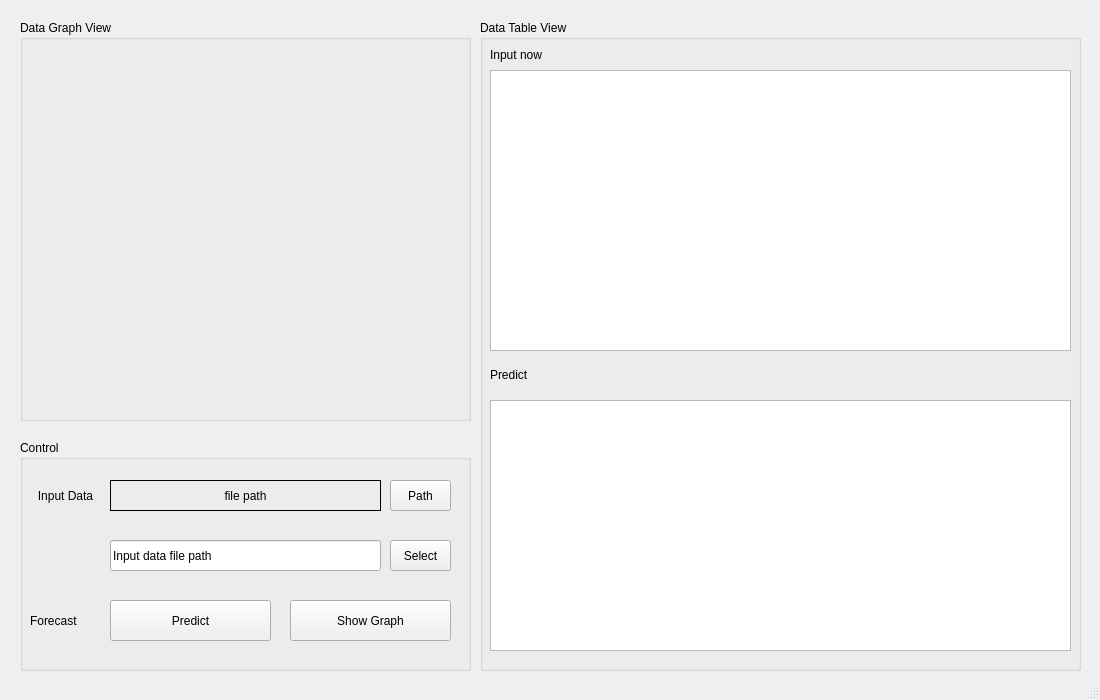
<?xml version="1.0" encoding="UTF-8"?>
<ui version="4.0">
 <class>TSF_Model_Client</class>
 <widget class="QMainWindow" name="TSF_Model_Client">
  <property name="enabled">
   <bool>true</bool>
  </property>
  <property name="geometry">
   <rect>
    <x>0</x>
    <y>0</y>
    <width>1100</width>
    <height>700</height>
   </rect>
  </property>
  <property name="minimumSize">
   <size>
    <width>1100</width>
    <height>700</height>
   </size>
  </property>
  <property name="maximumSize">
   <size>
    <width>1100</width>
    <height>700</height>
   </size>
  </property>
  <property name="windowTitle">
   <string>MainWindow</string>
  </property>
  <widget class="QWidget" name="centralwidget">
   <widget class="QWidget" name="verticalLayoutWidget">
    <property name="geometry">
     <rect>
      <x>20</x>
      <y>20</y>
      <width>451</width>
      <height>401</height>
     </rect>
    </property>
    <layout class="QVBoxLayout" name="graph_Layout">
     <item>
      <widget class="QGroupBox" name="data_graph_view">
       <property name="title">
        <string>Data Graph View</string>
       </property>
      </widget>
     </item>
    </layout>
   </widget>
   <widget class="QWidget" name="verticalLayoutWidget_2">
    <property name="geometry">
     <rect>
      <x>480</x>
      <y>20</y>
      <width>601</width>
      <height>651</height>
     </rect>
    </property>
    <layout class="QVBoxLayout" name="verticalLayout_2">
     <item>
      <widget class="QGroupBox" name="data_table_view">
       <property name="title">
        <string>Data Table View</string>
       </property>
       <widget class="QLabel" name="input_now">
        <property name="geometry">
         <rect>
          <x>10</x>
          <y>20</y>
          <width>67</width>
          <height>30</height>
         </rect>
        </property>
        <property name="text">
         <string>Input now</string>
        </property>
       </widget>
       <widget class="QLabel" name="predict_table_label">
        <property name="geometry">
         <rect>
          <x>10</x>
          <y>340</y>
          <width>67</width>
          <height>30</height>
         </rect>
        </property>
        <property name="text">
         <string>Predict</string>
        </property>
       </widget>
       <widget class="QTableWidget" name="input_tableView">
        <property name="geometry">
         <rect>
          <x>10</x>
          <y>50</y>
          <width>581</width>
          <height>281</height>
         </rect>
        </property>
       </widget>
       <widget class="QTableWidget" name="predict_tableView">
        <property name="geometry">
         <rect>
          <x>10</x>
          <y>380</y>
          <width>581</width>
          <height>251</height>
         </rect>
        </property>
       </widget>
      </widget>
     </item>
    </layout>
   </widget>
   <widget class="QWidget" name="verticalLayoutWidget_3">
    <property name="geometry">
     <rect>
      <x>20</x>
      <y>440</y>
      <width>451</width>
      <height>231</height>
     </rect>
    </property>
    <layout class="QVBoxLayout" name="verticalLayout_3">
     <item>
      <widget class="QGroupBox" name="Control">
       <property name="title">
        <string>Control</string>
       </property>
       <widget class="QPushButton" name="select">
        <property name="geometry">
         <rect>
          <x>370</x>
          <y>100</y>
          <width>61</width>
          <height>31</height>
         </rect>
        </property>
        <property name="text">
         <string>Select</string>
        </property>
       </widget>
       <widget class="QLineEdit" name="path_edit">
        <property name="geometry">
         <rect>
          <x>90</x>
          <y>100</y>
          <width>271</width>
          <height>31</height>
         </rect>
        </property>
        <property name="text">
         <string>Input data file path</string>
        </property>
       </widget>
       <widget class="QPushButton" name="Path_btn">
        <property name="geometry">
         <rect>
          <x>370</x>
          <y>40</y>
          <width>61</width>
          <height>31</height>
         </rect>
        </property>
        <property name="text">
         <string>Path</string>
        </property>
       </widget>
       <widget class="QLabel" name="input_data_label">
        <property name="geometry">
         <rect>
          <x>10</x>
          <y>40</y>
          <width>71</width>
          <height>31</height>
         </rect>
        </property>
        <property name="contextMenuPolicy">
         <enum>Qt::ContextMenuPolicy::PreventContextMenu</enum>
        </property>
        <property name="text">
         <string>Input Data</string>
        </property>
        <property name="alignment">
         <set>Qt::AlignmentFlag::AlignCenter</set>
        </property>
       </widget>
       <widget class="QPushButton" name="predict">
        <property name="geometry">
         <rect>
          <x>90</x>
          <y>160</y>
          <width>161</width>
          <height>41</height>
         </rect>
        </property>
        <property name="text">
         <string>Predict</string>
        </property>
       </widget>
       <widget class="QLabel" name="forecast">
        <property name="geometry">
         <rect>
          <x>10</x>
          <y>160</y>
          <width>71</width>
          <height>41</height>
         </rect>
        </property>
        <property name="text">
         <string>Forecast</string>
        </property>
       </widget>
       <widget class="QPushButton" name="show_graph_btn">
        <property name="geometry">
         <rect>
          <x>270</x>
          <y>160</y>
          <width>161</width>
          <height>41</height>
         </rect>
        </property>
        <property name="text">
         <string>Show Graph</string>
        </property>
       </widget>
       <widget class="QLabel" name="edit_path_print">
        <property name="geometry">
         <rect>
          <x>90</x>
          <y>40</y>
          <width>271</width>
          <height>31</height>
         </rect>
        </property>
        <property name="frameShape">
         <enum>QFrame::Shape::Box</enum>
        </property>
        <property name="text">
         <string>file path</string>
        </property>
        <property name="alignment">
         <set>Qt::AlignmentFlag::AlignCenter</set>
        </property>
       </widget>
      </widget>
     </item>
    </layout>
   </widget>
  </widget>
  <widget class="QStatusBar" name="statusbar"/>
 </widget>
 <resources/>
 <connections/>
</ui>
